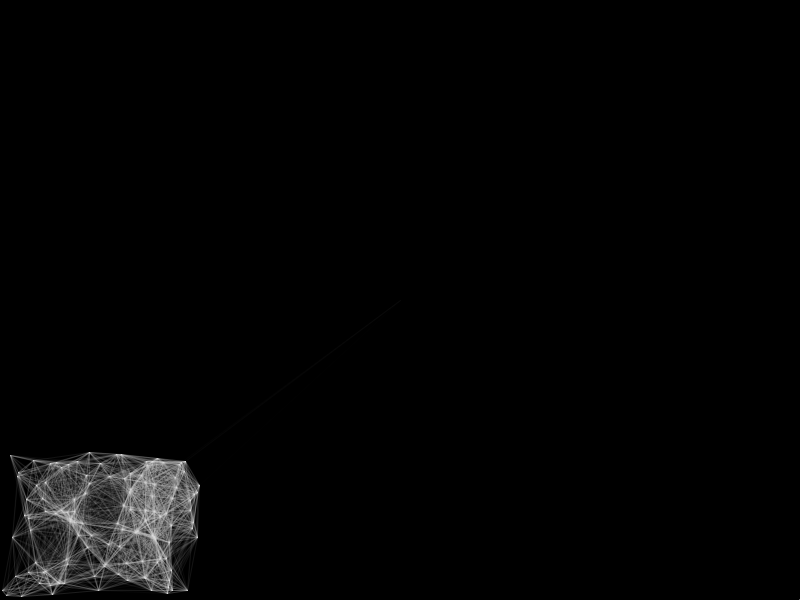
Frame 1 (no input)
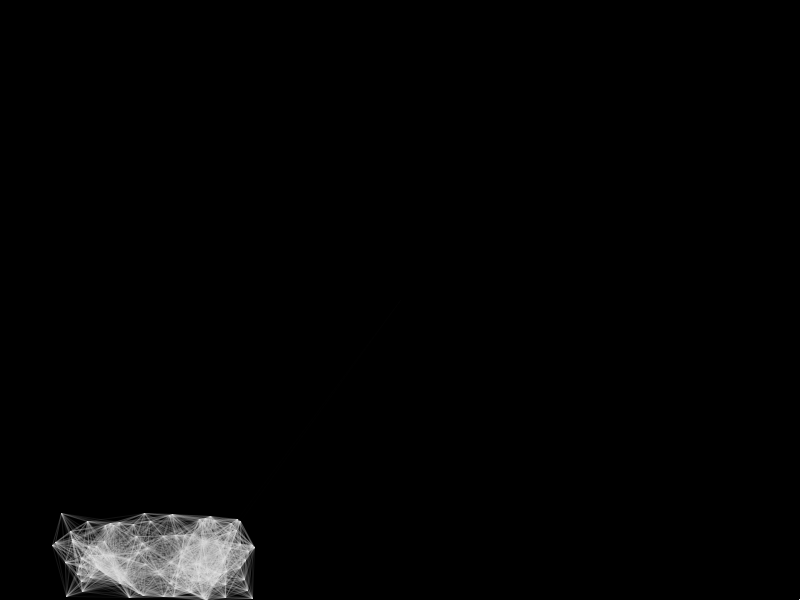
Frame 60 (the mouse pressed at the canvas centre just before this capture)
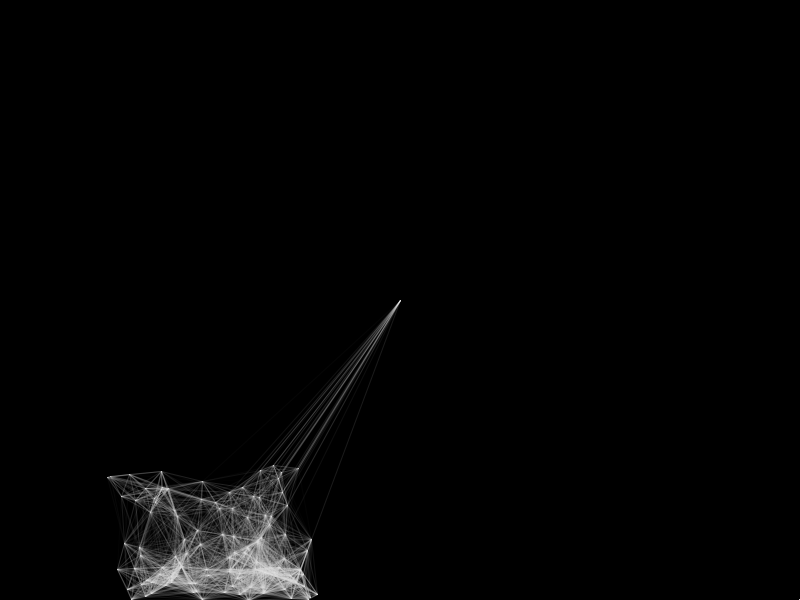
Frame 120 (the mouse held since frame 60 and released just before this capture)

The Processing sketch that drew these frames (run headless with seeded random() and noise(); from frame 60 on, the mouse is pressed at the canvas centre):

// Processing sketch: processing_106021
// ── processing_106021.pde

class particle{
  PVector loc,vel,acc;
   
  particle(){
    loc = new PVector(random(0,width/4),random(height*3/4,height));
    vel = new PVector(random(0.8,0.9),random(1,1.1));
    acc = new PVector(0,0);
  }
   
  void update(){
    vel.add(acc);
    loc.add(vel);
    acc.mult(0);
  }
   
  void applyforce(PVector f){
    acc.add(f);
  }
     
  void checkedges(){
    if(loc.x<0){
      loc.x = 0;
      vel.x*= -1;
    }
    else{
      if(loc.x>width){
        loc.x = width;
        vel.x*= -1;
      }
    }
     
    if(loc.y<0){
      loc.y = 0;
      vel.y*= -1;
    }
    else{
      if(loc.y>height){
        loc.y = height;
        vel.y*= -1;
      }
    }
  }
}
       
  
 
int n = 120;
particle[] mover = new particle[n];
 
void setup(){
  size(800,600);
  for(int i=0;i<n;i++){
    mover[i] = new particle();
  }
}
 
void draw(){
  background(0,255);
  smooth();
  fill(255);
  ellipse(width,height,2,2);
  float d;
  PVector dir;
  PVector sun = new PVector(width/2,height/2);
  for(int i=0;i<n;i++){
    for(int j=0;j<n;j++){
      if(i!=j){
        d =  PVector.dist(mover[i].loc,sun);
        dir = PVector.sub(sun,mover[i].loc);
        dir.normalize();
        dir.mult(2/(d*d));
        mover[i].applyforce(dir);
        
        /*d = PVector.dist(mover[i].loc,mover[j].loc);
        dir = PVector.sub(mover[j].loc,mover[i].loc);
        dir.normalize();
        dir.mult(0.04/(d*d));
        mover[i].applyforce(dir);*/
      }
    }
    /*d =  PVector.dist(mover[i].loc,sun);
        dir = PVector.sub(sun,mover[i].loc);
        dir.normalize();
        dir.mult(20/(d*d));
        mover[i].applyforce(dir);*/
  }
       
  for(int i=0;i<n;i++){
     mover[i].checkedges();
     mover[i].update();
  }
   
   
  for(int i=0;i<n;i++){
    for(int j=i;j<n;j++){
      if(i!=j){
        d = PVector.dist(mover[i].loc,mover[j].loc);
        stroke(255-d,255-d,255-d,80-d);
        line(mover[i].loc.x,mover[i].loc.y,mover[j].loc.x,mover[j].loc.y);
      }
      
    }
  }
  for(int i=0;i<n;i++){
    d = PVector.dist(mover[i].loc,sun);
    stroke(255,275-d);
    line(sun.x,sun.y,mover[i].loc.x,mover[i].loc.y);
  }
}
